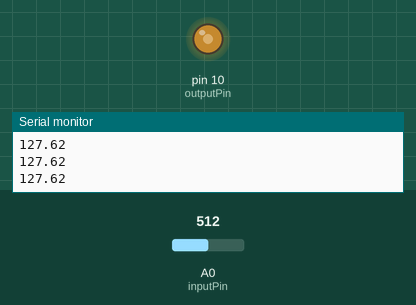
Simulated run of this sketch. Board: Arduino Uno, built with avr-gcc and run on an emulated ATmega328P. Parts: output pins drawn as LEDs (lit = HIGH), the last lines printed to the serial monitor. Inputs (shaded band) come from the test bench; at power-on: A0 (inputPin) = 512.

Above: at 1.3 s.
1.4 s: A0 (inputPin) set to 716
At 2.5 s:
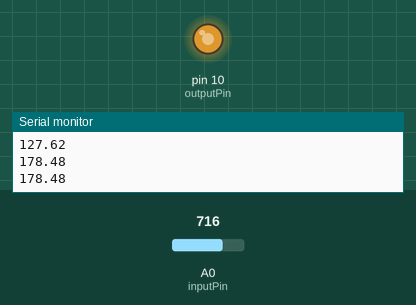
3.0 s: A0 (inputPin) set to 900
At 3.7 s:
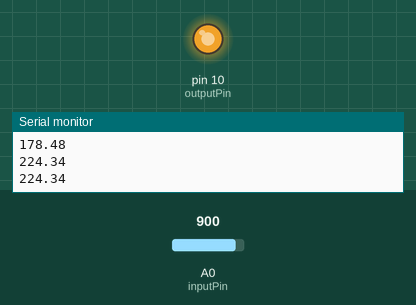
4.5 s: A0 (inputPin) set to 245
At 4.9 s:
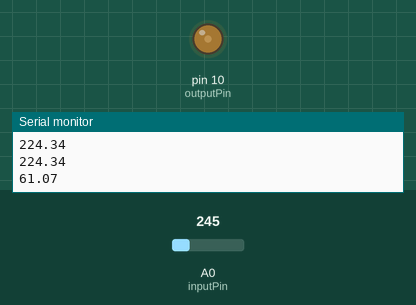
6.0 s: A0 (inputPin) set to 0
At 7.2 s:
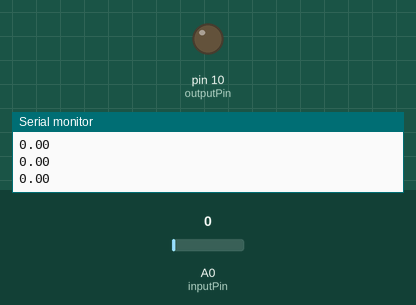
7.5 s: A0 (inputPin) set to 511
At 8.5 s:
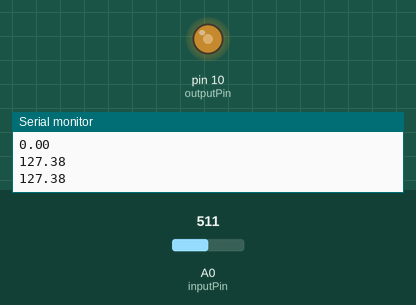
Timing chart, 0 to 10.0 s (numbered marks = the images above; inputs shaded):
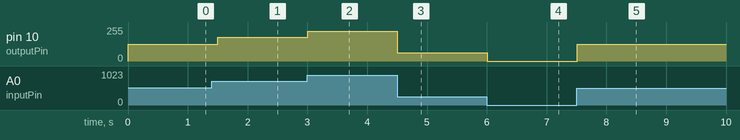

Measured:
- after the input at 1.4 s, pin 10 (outputPin): 127/255 → 178/255 after 0.10 s
- after the input at 3.0 s, pin 10 (outputPin): 178/255 → 224/255 at once
- after the input at 4.5 s, pin 10 (outputPin): 224/255 → 61/255 at once
- after the input at 6.0 s, pin 10 (outputPin): 61/255 → 0/255 at once
- after the input at 7.5 s, pin 10 (outputPin): 0/255 → 127/255 at once

The sketch:

dimmable_LED.ino
```cpp
int inputPin = A0;
int outputPin = 10;
int delayTime = 500;
float readValue;
float returnVoltage;
float writeVoltage;
float referenceValue = 1023.;
float supplyVoltage = 5.;
float maxWrite = 255.;


void setup() {
  // put your setup code here, to run once:
  pinMode(inputPin, INPUT);
  pinMode(outputPin, OUTPUT);
  Serial.begin(9600);
}

void loop() {
  // put your main code here, to run repeatedly:
  readValue = analogRead(inputPin);
  writeVoltage = (maxWrite / referenceValue) * readValue;
  analogWrite(outputPin, writeVoltage);

  Serial.println(writeVoltage);
  delay(delayTime);
}
```
